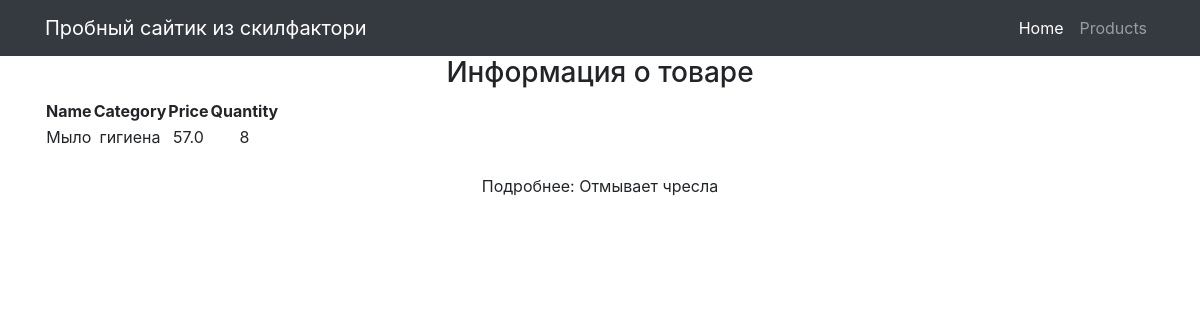
The page /products/1/ on the database its author committed.
### simpleapp/models.py (models this page shows, shortened)
class Product(models.Model):
    name = models.CharField(max_length=50, unique=True,)  # названия товаров не должны повторяться
    price = models.FloatField(validators=[MinValueValidator(0.0, 'Price should be >= 0.0')])
    quantity = models.IntegerField(validators=[MinValueValidator(0, 'Quantity should be >= 0')])
    category = models.ForeignKey(to='Category', on_delete=models.CASCADE, related_name='products', )
    description = models.TextField()

class Category(models.Model):
    name = models.CharField(max_length=100, unique=True)  # названия категорий тоже не должны повторяться

### simpleapp/views.py (the view)
# urls.py: path('<int:pk>/', ProductDetailView.as_view(), name='product_detail'),  # Ссылка на детали товара
class ProductDetailView(DetailView):
    template_name = 'product_detail.html'
    queryset = Product.objects.all()

### templates/product_detail.html (shortened to what this page needs)
{% extends 'flatpages/default.html' %}
{% block content %}
    <h3>Информация о товаре</h3>
<table>
    <thead>
        <th>            Name        </th>
        <th>            Category        </th>
        <th>            Price        </th>
        <th>            Quantity        </th>
    </thead>
    <tr>
        <td>     {{ product.name }}        </td>
        <td>            {{ product.category.name }}        </td>
        <td>            {{ product.price }}        </td>
        <td>            {{ product.quantity }}        </td>
    </tr>
</table>
    <br> Подробнее: {{ product.description}}
{% endblock content %}

### rows shown on the page
Product: name "Мыло", category.name "гигиена", price "57.0", quantity "8", description "Отмывает чресла"
